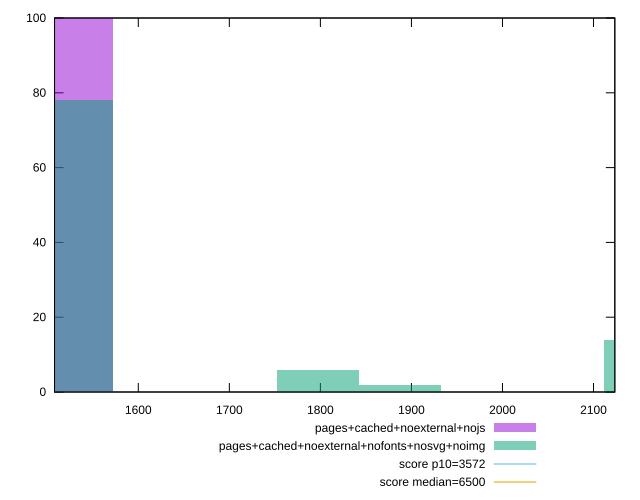

Here is the gnuplot script that generated this plot:
reset
set terminal svg size 640, 500 enhanced background rgb 'white'
set output "report_00007_2020-12-11T15:55:29.892Z/first-cpu-idle/comparison/histogram/10_vs_11.svg"

$pagesCachedNoexternalNojs <<EOF
1527.6236744567177 100
EOF

$pagesCachedNoexternalNofontsNosvgNoimg <<EOF
1527.6236744567177 78
2156.645187468307 14
1887.0645390347688 2
1797.2043228902562 6
EOF

set key outside below
set boxwidth 89.8602161445128
set yrange [0:100]
set style fill transparent solid 0.5 noborder

plot \
  $pagesCachedNoexternalNojs title "pages+cached+noexternal+nojs" with boxes, \
  $pagesCachedNoexternalNofontsNosvgNoimg title "pages+cached+noexternal+nofonts+nosvg+noimg" with boxes, \


reset
